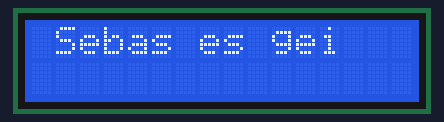
Bench run of a sketch on a simulated Arduino Uno, built with avr-gcc and run on an emulated ATmega328P. Parts: 16×2 character LCD.

Above: at 0.1 s.
At 2.2 s:
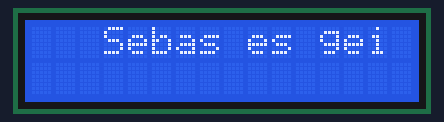
At 3.2 s:
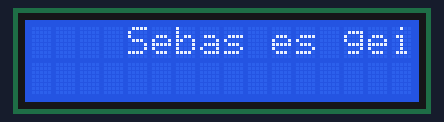
At 5.2 s:
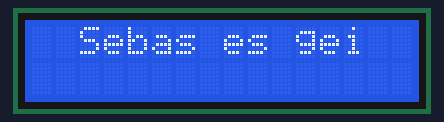
At 7.2 s:
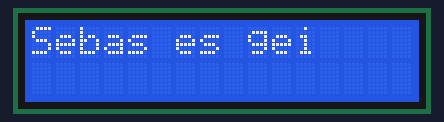

The sketch:

Prueba_LCD.ino
```cpp
// Frase que rebota en los laterales del LCD

#include <LiquidCrystal_I2C.h>

LiquidCrystal_I2C lcd (0x27, 16,2);

int i = 0;
int cantidad_letras = 12;
int direccion = 1;

void setup() {
    lcd.init();
    lcd.backlight();
    lcd.setCursor(0,0);
}

void loop() {
    if (i + cantidad_letras == 16)
        direccion = 0;
    if (i == 0)
        direccion = 1;

    if (direccion == 1)
        i++;
    else
        i--;

    lcd.clear();
    lcd.setCursor(i, 0);
    lcd.print("Sebas es gei");
    delay(1000);
}
```

Measured:
- by itself, everything shown: repeats every 8.1 s, in 8 steps
- what the display in image 1 shows lasts 1.0 s, from 2.1 s to 3.1 s
